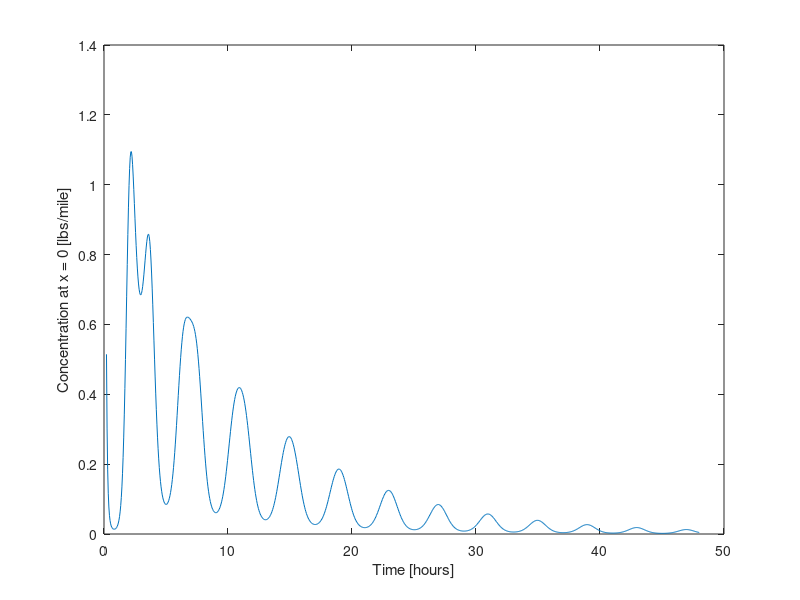

Recreate this plot in MATLAB.
T = 4;                       % Tidal period (hours)
U0 = 0.1;                    % Mean velocity (miles/hour)
U1 = 1;                      % Fluxuating velocity amplitude (miles/hour)
M = 1;                       % Initial mass of polutant (lbs)
D = 0.03;                    % Diffusion coefficient (miles^2/hour)
t = linspace(.2,48,1000);

Cx0 = linspace(0,0,length(t));

for i=1:length(t)
	%xp = x - (U0 + U1*cos(2*pi*t(i)/T))*t(i);
	xp = - (U0*t(i) + U1 * T / (2 * pi) * sin(2 * pi * t(i) / T));
	Cx0(i) = M / sqrt(4*pi*D*t(i)) .* exp(-xp.^2/(4*D*t(i)));
end
plot(t,Cx0)

xlabel('Time [hours]');
ylabel('Concentration at x = 0 [lbs/mile]'); 
	
print('-r600','-depsc','dub-hump.eps')